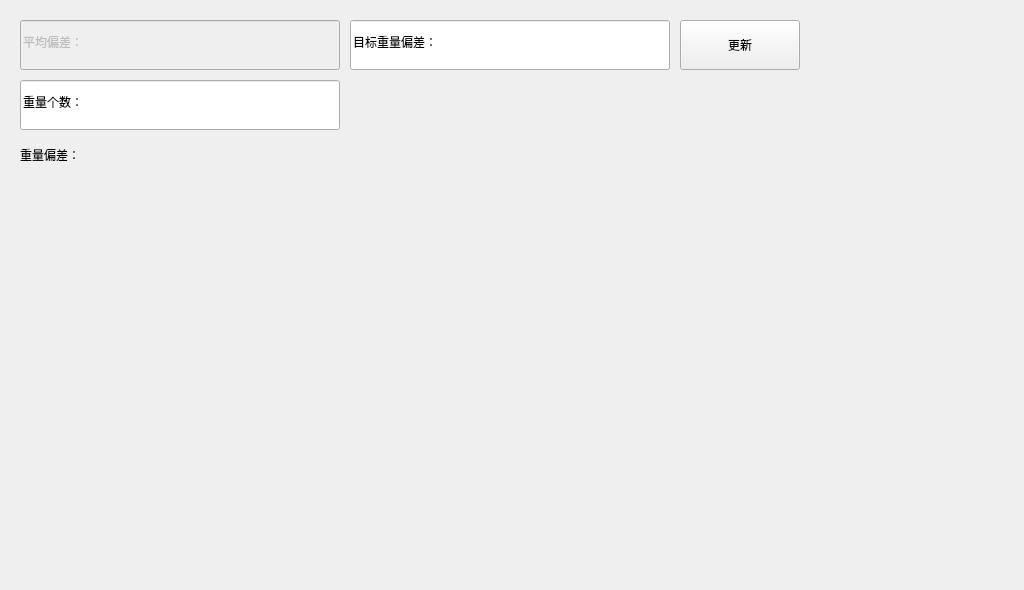
<?xml version="1.0" encoding="UTF-8"?>
<ui version="4.0">
 <class>FormMenuHSetSortor</class>
 <widget class="QWidget" name="FormMenuHSetSortor">
  <property name="geometry">
   <rect>
    <x>0</x>
    <y>0</y>
    <width>1024</width>
    <height>590</height>
   </rect>
  </property>
  <property name="windowTitle">
   <string>FormMenuHSetSortor</string>
  </property>
  <widget class="QImageLineEdit" name="p_1">
   <property name="enabled">
    <bool>false</bool>
   </property>
   <property name="geometry">
    <rect>
     <x>20</x>
     <y>20</y>
     <width>320</width>
     <height>50</height>
    </rect>
   </property>
   <property name="text">
    <string>平均偏差：</string>
   </property>
  </widget>
  <widget class="QImageLineEdit" name="p_3">
   <property name="geometry">
    <rect>
     <x>350</x>
     <y>20</y>
     <width>320</width>
     <height>50</height>
    </rect>
   </property>
   <property name="text">
    <string>目标重量偏差：</string>
   </property>
  </widget>
  <widget class="GraphWeightDeviation" name="widget" native="true">
   <property name="geometry">
    <rect>
     <x>20</x>
     <y>170</y>
     <width>984</width>
     <height>300</height>
    </rect>
   </property>
  </widget>
  <widget class="QLabel" name="label">
   <property name="geometry">
    <rect>
     <x>20</x>
     <y>140</y>
     <width>300</width>
     <height>30</height>
    </rect>
   </property>
   <property name="text">
    <string>重量偏差：</string>
   </property>
  </widget>
  <widget class="QImageLineEdit" name="p_2">
   <property name="geometry">
    <rect>
     <x>20</x>
     <y>80</y>
     <width>320</width>
     <height>50</height>
    </rect>
   </property>
   <property name="text">
    <string>重量个数：</string>
   </property>
  </widget>
  <widget class="QPushButton" name="pushButton">
   <property name="geometry">
    <rect>
     <x>680</x>
     <y>20</y>
     <width>120</width>
     <height>50</height>
    </rect>
   </property>
   <property name="text">
    <string>更新</string>
   </property>
  </widget>
 </widget>
 <customwidgets>
  <customwidget>
   <class>QImageLineEdit</class>
   <extends>QLineEdit</extends>
   <header>MWidget.h</header>
  </customwidget>
  <customwidget>
   <class>GraphWeightDeviation</class>
   <extends>QWidget</extends>
   <header>GraphWeightDeviation.h</header>
   <container>1</container>
  </customwidget>
 </customwidgets>
 <resources/>
 <connections/>
</ui>
